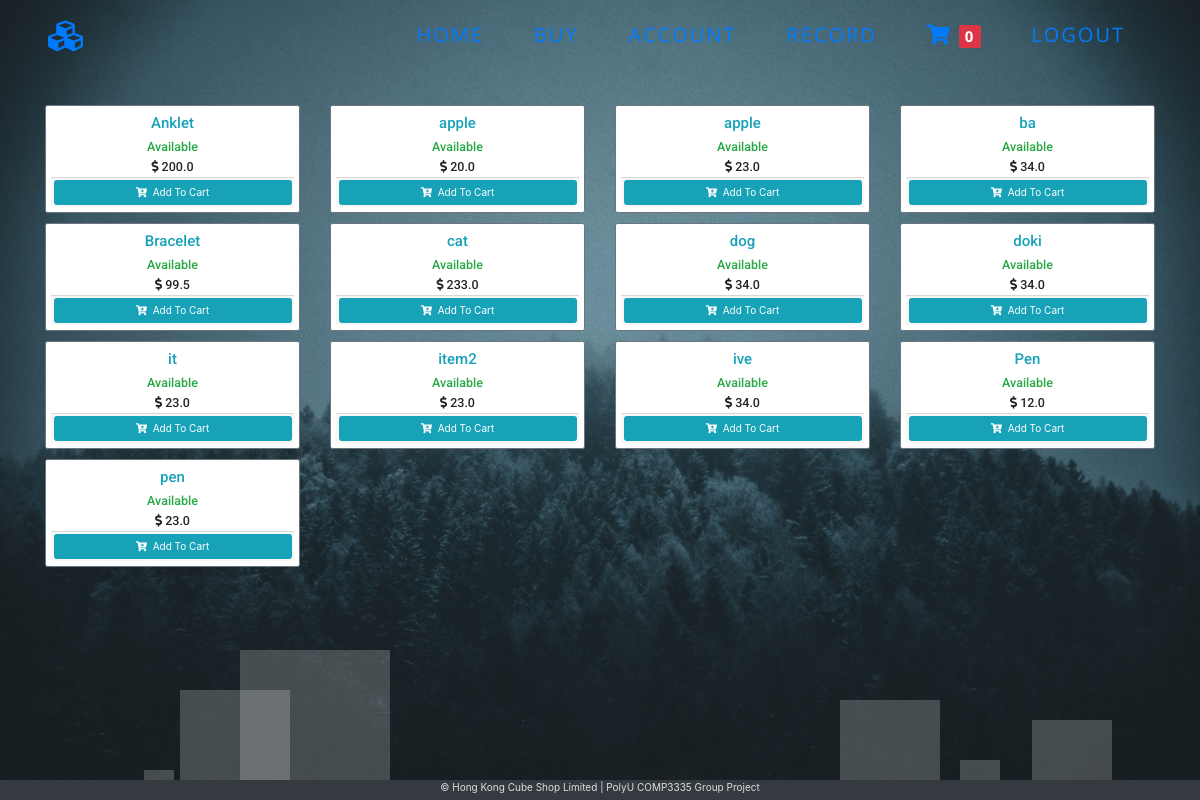
The app's page /makeOrder.php (signed in) with its own data.
### tables this page shows
CREATE TABLE `goods` (
  `goodsNumber` int(10) NOT NULL,
  `consignmentStoreID` int(10) NOT NULL,
  `goodsName` varchar(255) NOT NULL,
  `stockPrice` decimal(10,1) NOT NULL,
  `remainingStock` int(7) NOT NULL DEFAULT '0',
  `status` int(1) NOT NULL COMMENT 'The goods should include 2 stock status:  \n1. “Available”: Show only the available goods.  \n2. “Unavailable”: The goods has been discontinued or not already for sell.  '
);

### www/makeOrder.php (the view, shortened to what this page needs)
<?php
require "header.php";
?>
<link rel="stylesheet" href="https://stackpath.bootstrapcdn.com/bootstrap/4.3.1/css/bootstrap.min.css">
<link rel="stylesheet" href="css/hover.css">
<link rel="stylesheet" href="css/order.css">
<div class="container order-body">
    <div class="anim">
        <ui class="box-area">
            <li></li>
            <li></li>
            <li></li>
            <li></li>
        </ui>
    </div>
    <div class="row mt-2 pb-3">
        <?php
        $goodStatusAva = 1;
        $remainQuan = 0;
        $stmt = $conn->prepare("SELECT * From goods where status =? && remainingStock > ? ORDER BY case when goodsName = 'fff' then 1 else 2 end, goodsName ASC");
        $stmt->bind_param("ii", $goodStatusAva,$remainQuan);
        $stmt->execute();
        $result = $stmt->get_result();
        while ($row = mysqli_fetch_assoc($result)) {
        ?>
            <div class="col-sm-6 col-md-4 col-lg-3 mb-2 ">
                <div class="card-deck" data-aos="zoom-in">
                    <div class="card p-2 border-secondary mb-2 hvr-grow">
                        <div class="card-body p-1">
                            <h4 class="card-title text-center text-info">
                                <?php echo "{$row['goodsName']}" ?>
                            </h4>
                            <?php
                            if ($row['status'] == 1) {
                                echo '<h5 class="card-text text-center text-success">';
                                echo "Available";
                            } else {
                                echo '<h5 class="card-text text-center text-danger">';
                                echo "Not Available";
                            }
                            ?>
                            </h5>
                            <h5 class="card-text text-center goods-price">
                                <i class="fas fa-dollar-sign"></i>
                                <?php echo "{$row['stockPrice']}"; ?>
                            </h5>
                        </div>
                        <div class="card-footer p-1">
                            <form action="includes/order.inc.php" class="form-submit" method="post">
                                <?php
                                if ($row['status'] == 1) {
                                    echo '
                                        <button class="btn btn-info btn-block add-item-btn" type="submit">
                                            <i class="fas fa-cart-plus"></i>&nbsp;&nbsp;Add To Cart
                                        </button>';
                                } else {
                                    echo '
                                        <button class="btn btn-info btn-block add-item-btn" disabled>
                                            Not Available
                                        </button>';
                                }
                                ?>
                            </form>
                        </div>
                    </div>
                </div>
            </div>
        <?php } ?>
    </div>
</div>
<?php
require "footer.php";
?>

### www/header.php (shortened to what this page needs)
<!DOCTYPE html>
<html lang="en">
<head>
    <link rel="stylesheet" href="css/global.css">
    <link href="https://unpkg.com/aos@2.3.1/dist/aos.css" rel="stylesheet">
</head>
<body>
    <?php
    if (isset($_SESSION['role'])) {
        if ($_SESSION['role'] == "customer") {
            require 'connection/mysqli_conn_customer_user.php';
            $stmt = $conn->prepare("SELECT * from cart WHERE customerEmail = ?");
            $stmt->bind_param("s", $_SESSION['Email']);
            $stmt->execute();
            $stmt->store_result();
            $rows = $stmt->num_rows();
        } else if ($_SESSION['role'] == "tenant") {
            require 'connection/mysqli_conn_tenant_user.php';
        }
    }
    ?>
    <header class="main-header">
        <div class="container">
            <nav class="navbar">
                <h1 class="home icon-link"><a href="index.php"><i class="fas fa-cubes"></i></a></h1>
                <ul class="nav-links">
                    <?php
                    if (isset($_SESSION['role'])) {
                        echo '
                        <li class="nav-link"><a href="index.php">Home</a></li>';
                        if ($_SESSION['role'] == "tenant") {
                            echo '
                            <li class="nav-link"><a href="item.php">Item</a></li>
                            <li class="nav-link"><a href="report.php">Report</a></li>';
                        } else if ($_SESSION['role'] == "customer") {
                            echo '<li class="nav-link"><a href="makeOrder.php">Buy</a></li>
                            <li class="nav-link"><a href="viewcustomerprofile.php">Account</a></li>
                            <li class="nav-link"><a href="viewOrder.php">Record</a></li>
                            <li class="nav-link"><a href="cart.php"><i id="cart-item" class="fas fa-shopping-cart"></i> <span class="badge badge-danger">';
                            echo "$rows";
                            echo '</span> </a></li>';
                        }
                        echo '
                        <li class="nav-link"><a href="includes/logout.inc.php">Logout</a></li>';
                    }
                    ?>
                </ul>
            </nav>
        </div>
    </header>
</body>
</html>

### www/footer.php (shortened to what this page needs)
<body>
    <footer class="fixed-bottom">
        <div class="copyright">
            &copy; Hong Kong Cube Shop Limited | PolyU COMP3335 Group Project
        </div>
    </footer>
</body>

### www/css/global.css (style rules this page uses)
* { margin: 0; padding: 0; box-sizing: border-box; }
html { font-size: 10px; line-height: 1.5; color: #ddd; height: 100%; width: 100%; }
h1, h2, h3, h4, h5, h6 { font-family: "Roboto", sans-serif; }
p, a, ul, li, span, label { font-family: "Open Sans", sans-serif; }
body { overflow-x: hidden; background-color: #111; height: 100%; }
a { text-decoration: none; color: #ddd; }
header { width: 100%; position: fixed; top: 0; height: 7rem; background-size: cover; z-index: 10; transition: 0.5s ease-out; }
header .container { max-width: 120rem; margin: 0 auto; }
header nav { padding-bottom: 1.2rem; padding-top: 1.2rem; display: flex; justify-content: space-between; align-items: center; text-transform: uppercase; font-size: 2rem; }
header h1 i { font-size: 3.5rem; }
header .home { font-size: 3rem; font-weight: 300; padding-left: 2%; transform: translateX(-100rem); animation: navbarIn 0.5s forwards; }
header nav ul { display: flex; padding-right: 4rem; }
header nav ul li { list-style: none; }
header nav ul li a { padding: 1rem 0; margin: 0 3rem; position: relative; letter-spacing: 2px; }
header nav ul li a:last-child { margin-right: 0; }
header nav ul li a::before, header nav ul li a::after { content: ""; position: absolute; width: 100%; height: 2px; background-color: rgb(175, 172, 172); left: 0; transform: scaleX(0); transition: all 0.5s; }
header nav ul li a::before { top: 0; transform-origin: left; }
header nav ul li a::after { bottom: 0; transform-origin: right; }
@media (min-width: 769px) { header nav ul li { list-style: none; transform: translateX(100rem); animation: navbarIn 0.5s forwards; } }
.box-area { position: absolute; top: 0; left: 0; width: 100%; height: 100%; overflow: hidden; z-index: -1; }
.box-area li { position: absolute; display: block; list-style: none; width: 2.5rem; height: 2.5rem; overflow: hidden; background: rgba(255, 255, 255, 0.2); animation: animate 5s linear infinite; bottom: 0; }
.box-area li:nth-child(1) { left: 86%; width: 8rem; height: 8rem; animation-delay: 0s; }
.box-area li:nth-child(3) { left: 70%; width: 10rem; height: 10rem; animation-delay: 5.5s; }
.box-area li:nth-child(4) { left: 20%; width: 15rem; height: 15rem; animation-delay: 0s; animation-duration: 15s; }
.box-area li:nth-child(6) { left: 15%; width: 11rem; height: 11rem; animation-delay: 3.5s; }
footer { position: relative; clear: both; height: 2rem; color: #ddd; text-align: center; z-index: 2; }
.copyright { background: #343a40; color: #ddd; font-size: 1rem; height: 2rem; width: 100%; position: absolute; bottom: 0; }
.badge-danger { color: #fff; background-color: #dc3545; }
.badge { display: inline-block; padding: .25em .4em; font-size: 75%; font-weight: 700; line-height: 1; text-align: center; white-space: nowrap; vertical-align: baseline; border-radius: .25rem; transition: color .15s ease-in-out,background-color .15s ease-in-out,border-color .15s ease-in-out,box-shadow .15s ease-in-out; }

### www/css/order.css (style rules this page uses)
.order-body { width: 100%; height: 100%; padding-top: 10rem; }
body { background-image: url(../img/order.jpg); background-repeat: no-repeat; background-size: cover; }
header { padding-top: 1rem; }

### records on screen
goods: goodsName "Anklet", status "Available", stockPrice "200.0"
goods: goodsName "apple", status "Available", stockPrice "20.0"
goods: goodsName "apple", status "Available", stockPrice "23.0"
goods: goodsName "ba", status "Available", stockPrice "34.0"
goods: goodsName "Bracelet", status "Available", stockPrice "99.5"
goods: goodsName "cat", status "Available", stockPrice "233.0"
goods: goodsName "dog", status "Available", stockPrice "34.0"
goods: goodsName "doki", status "Available", stockPrice "34.0"
goods: goodsName "it", status "Available", stockPrice "23.0"
goods: goodsName "item2", status "Available", stockPrice "23.0"
goods: goodsName "ive", status "Available", stockPrice "34.0"
goods: goodsName "Pen", status "Available", stockPrice "12.0"
goods: goodsName "pen", status "Available", stockPrice "23.0"

### other values on screen
$rows "0"
